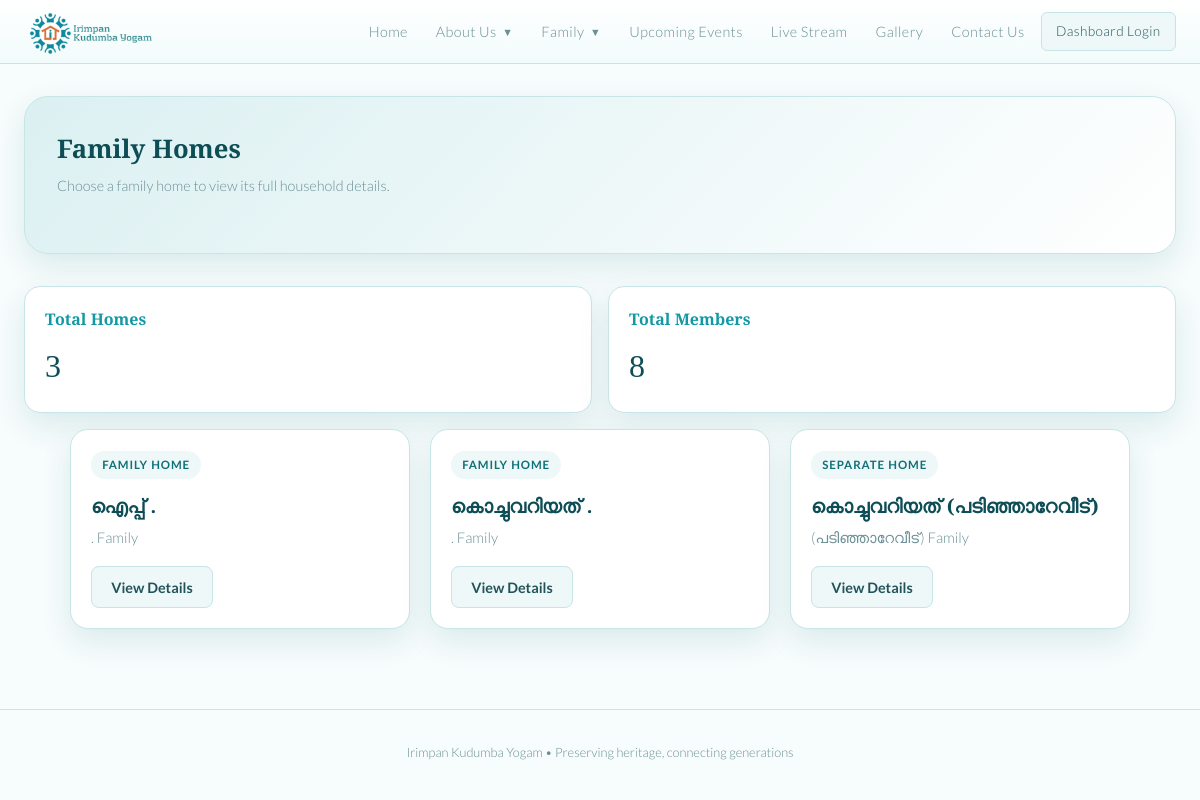
/family/, run on the app's committed database.
### tree/models.py (models this page shows, shortened)
class Person(models.Model):
    GENDER_CHOICES = [
        ('M', 'Male'),
        ('F', 'Female'),
        ('O', 'Other'),
    ]
    first_name = models.CharField(max_length=100)
    last_name = models.CharField(max_length=100)
    gender = models.CharField(max_length=1, choices=GENDER_CHOICES, default='O')
    birth_date = models.DateField(null=True, blank=True)
    death_date = models.DateField(null=True, blank=True)
    birth_place = models.CharField(max_length=200, blank=True)
    email = models.EmailField(blank=True)
    phone = models.CharField(max_length=30, blank=True)
    blood_group = models.CharField(max_length=10, blank=True)
    current_address = models.TextField(blank=True)
    living_separately = models.BooleanField(default=False)
    bio = models.TextField(blank=True)
    photo = models.ImageField(upload_to='photos/', null=True, blank=True)
    father = models.ForeignKey(
        'self', null=True, blank=True,
        on_delete=models.SET_NULL,
        related_name='children_as_father'
    )
    mother = models.ForeignKey(
        'self', null=True, blank=True,
        on_delete=models.SET_NULL,
        related_name='children_as_mother'
    )
    spouse = models.ForeignKey(
        'self', null=True, blank=True,
        on_delete=models.SET_NULL,
        related_name='married_to'
    )
    user = models.OneToOneField(
        settings.AUTH_USER_MODEL,
        null=True,
        blank=True,
        on_delete=models.SET_NULL,
        related_name='family_member_profile',
    )
    created_at = models.DateTimeField(auto_now_add=True)
    class Meta:
        ordering = ['last_name', 'first_name']
    @property
    def full_name(self):
        return f"{self.first_name} {self.last_name}"
    @property
    def generation(self):
        return getattr(self, '_generation', 1)

### tree/views.py (the view)
# urls.py: path('family/', views.family_page, name='family_page'),
def family_page(request):
    people = list(Person.objects.all())
    generation_map = _generation_map(people)
    _apply_generations(people, generation_map)
    households = _build_households(people)
    return render(request, 'tree/family.html', {
        'people': people,
        'households': households,
        'total_families': len(households),
        'generations': max(generation_map.values(), default=0),
    })

### tree/views.py (called while the page is built)
def _generation_map(people):
    people = list(people)
    if not people:
        return {}
    parents = {
        person.pk: tuple(parent_id for parent_id in (person.father_id, person.mother_id) if parent_id)
        for person in people
    }
    memo = {}
    def get_depth(person_id):
        if person_id in memo:
            return memo[person_id]
        parent_ids = parents.get(person_id, ())
        if not parent_ids:
            memo[person_id] = 1
            return 1
        memo[person_id] = max(get_depth(parent_id) for parent_id in parent_ids) + 1
        return memo[person_id]
    return {person.pk: get_depth(person.pk) for person in people}

def _apply_generations(people, generation_map):
    for person in people:
        person._generation = generation_map.get(person.pk, 1)

### tree/templates/tree/family.html (shortened to what this page needs)
{% extends "tree/base.html" %}
{% block content %}
<section class="hero-band">
  <h1 class="section-title">Family Homes</h1>
  <p class="section-sub">Choose a family home to view its full household details.</p>
</section>
<section class="family-stats">
  <article class="info-card">
    <h3>Total Homes</h3>
    <p class="section-title" style="font-size:2rem;margin:0;">{{ total_families }}</p>
  </article>
  <article class="info-card">
    <h3>Total Members</h3>
    <p class="section-title" style="font-size:2rem;margin:0;">{{ people|length }}</p>
  </article>
</section>
<section class="house-grid">
  {% for house in households %}
  <a href="{% url 'family_detail' house.house_key %}" class="house-card" style="text-decoration:none;">
    <span class="house-badge">{% if house.is_separate_home %}Separate Home{% else %}Family Home{% endif %}</span>
    <h3>{{ house.guardian.full_name }}</h3>
    <p class="house-sub">{{ house.family_name }} Family</p>
    <span class="btn btn-secondary">View Details</span>
  </a>
  {% empty %}
  <article class="info-card">
    <h3>No Homes Yet</h3>
    <p>Add members to build the first family home.</p>
  </article>
  {% endfor %}
</section>
{% endblock %}

### tree/templates/tree/base.html (style rules this page uses)
:root { --bg: #f7fcfc; --surface: #ffffff; --surface2: #eef8f8; --border: #c7e4e6; --gold: #1399a6; --gold-light: #28b8c2; --gold-dim: #0f7078; --cream: #0d4d56; --text: #23535a; --text-dim: #6b8f94; --male: #4a7fa8; --female: #a84a7f; --radius: 12px; --shadow: 0 12px 30px rgba(16, 111, 121, 0.12); }
* { box-sizing: border-box; margin: 0; padding: 0; }
body { background: var(--bg); color: var(--text); font-family: 'Lato', sans-serif; font-weight: 300; min-height: 100vh; line-height: 1.6; }
.btn { display: inline-flex; align-items: center; gap: 0.4rem; padding: 0.55rem 1.2rem; border-radius: 8px; font-size: 0.9rem; font-weight: 700; cursor: pointer; border: none; text-decoration: none; transition: all 0.2s; }
.btn-secondary { background: var(--surface2); color: var(--text); border: 1px solid var(--border); }
h1, h2, h3 { font-family: 'Playfair Display', serif; font-weight: 600; }
.section-title { font-family: 'Playfair Display', serif; font-size: 1.6rem; color: var(--cream); margin-bottom: 0.25rem; }
.section-sub { color: var(--text-dim); font-size: 0.9rem; margin-bottom: 1.5rem; }
.hero-band { background: linear-gradient(135deg, rgba(19,153,166,0.12), rgba(255,255,255,0.96)); border: 1px solid var(--border); border-radius: 24px; padding: 2rem; margin-bottom: 2rem; box-shadow: var(--shadow); }
.info-card { background: var(--surface); border: 1px solid var(--border); border-radius: 16px; padding: 1.25rem; box-shadow: var(--shadow); }
.info-card h3 { color: var(--gold); font-size: 1rem; margin-bottom: 0.5rem; }

### tree/templates/tree/family.html (style rules this page uses)
.family-stats { display: grid; grid-template-columns: repeat(auto-fit, minmax(200px, 1fr)); gap: 1rem; }
.house-grid { display: grid; grid-template-columns: repeat(auto-fit, minmax(280px, 340px)); gap: 1.25rem; justify-content: center; margin-top: 1rem; }
.house-card { background: var(--surface); border: 1px solid var(--border); border-radius: 18px; padding: 1.25rem; box-shadow: var(--shadow); }
.house-badge { display: inline-flex; padding: 0.28rem 0.7rem; border-radius: 999px; background: var(--surface2); color: var(--gold-dim); font-size: 0.72rem; font-weight: 700; letter-spacing: 0.08em; text-transform: uppercase; margin-bottom: 0.75rem; }
.house-card h3 { color: var(--cream); font-size: 1.2rem; margin-bottom: 0.3rem; }
.house-sub { color: var(--text-dim); font-size: 0.92rem; margin-bottom: 1rem; }

### data on the page
Person: shows "FAMILY HOME", guardian.full_name "ഐപ്പ് .", family_name "."
Person: shows "FAMILY HOME", guardian.full_name "കൊച്ചുവറിയത് .", family_name "."
Person: shows "SEPARATE HOME", guardian.full_name "കൊച്ചുവറിയത് (പടിഞ്ഞാറേവീട്)", family_name "(പടിഞ്ഞാറേവീട്)"

### other printed values
{{ total_families }} "3"
{{ people|length }} "8"
